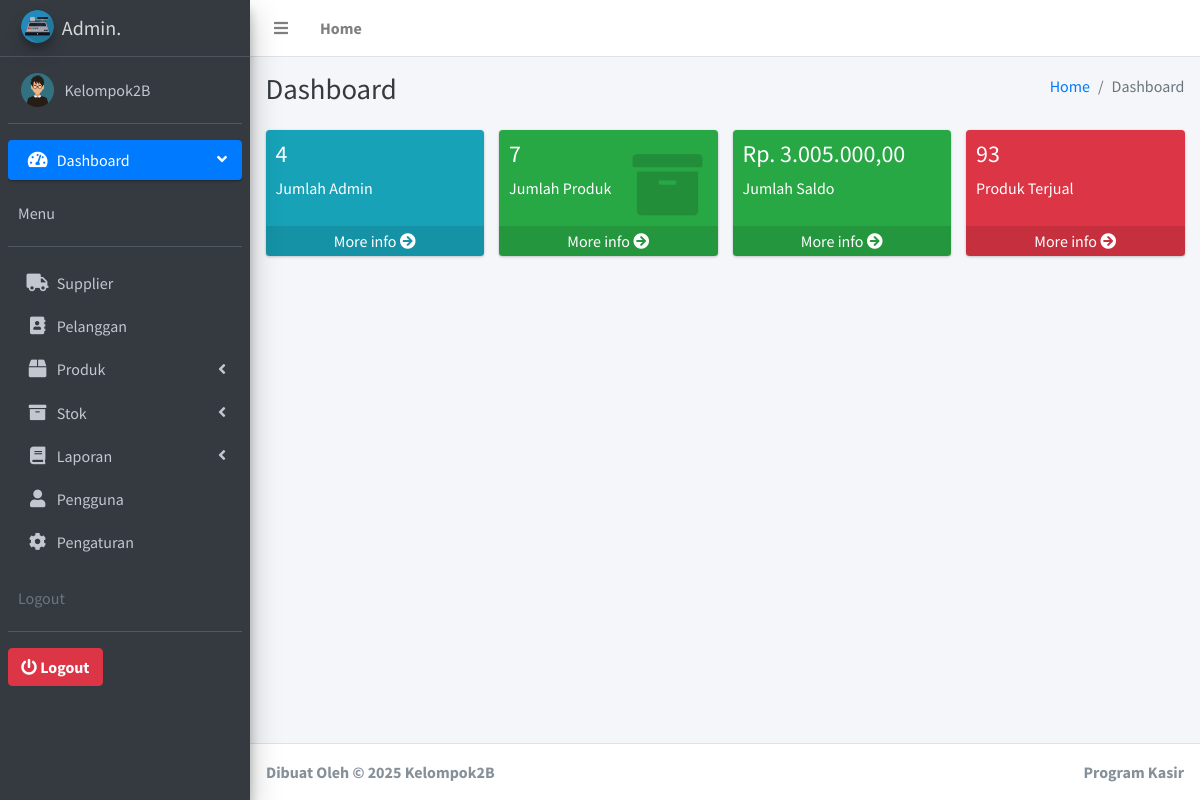
Screenshot of /ProgramKasir/admin/index.php?m=dashboard (signed in) with the database file from the repository.
### tables this page shows
CREATE TABLE `pengguna` (
  `id` int(11) NOT NULL,
  `username` text NOT NULL,
  `password` text NOT NULL,
  `nama` text NOT NULL,
  `level` text NOT NULL,
  `foto` varchar(255) NOT NULL
);

### ProgramKasir/admin/layout/header_home.php (the view, shortened to what this page needs)
<?php
require 'fungsi/fungsi.php';
?>
<?php foreach (summon_admin() as $key) : ?>
  <!DOCTYPE html>
  <html>
  <head>
    <link rel="stylesheet" href="<?= url() ?>plugins/fontawesome-free/css/all.min.css">
    <link rel="stylesheet" href="https://code.ionicframework.com/ionicons/2.0.1/css/ionicons.min.css">
    <link rel="stylesheet" href="<?= url() ?>plugins/tempusdominus-bootstrap-4/css/tempusdominus-bootstrap-4.min.css">
    <link rel="stylesheet" href="<?= url() ?>plugins/icheck-bootstrap/icheck-bootstrap.min.css">
    <link rel="stylesheet" href="<?= url() ?>plugins/jqvmap/jqvmap.min.css">
    <link rel="stylesheet" href="<?= url() ?>dist/css/adminlte.min.css">
    <link rel="stylesheet" href="<?= url() ?>plugins/overlayScrollbars/css/OverlayScrollbars.min.css">
    <link rel="stylesheet" href="<?= url() ?>plugins/daterangepicker/daterangepicker.css">
    <link rel="stylesheet" href="<?= url() ?>plugins/summernote/summernote-bs4.css">
  </head>
  <body class="hold-transition sidebar-mini layout-fixed">
    <div class="wrapper">
      <nav class="main-header navbar navbar-expand navbar-white navbar-light">
        <ul class="navbar-nav">
          <li class="nav-item">
            <a class="nav-link" data-widget="pushmenu" href="#" role="button"><i class="fas fa-bars"></i></a>
          </li>
          <li class="nav-item d-none d-sm-inline-block">
            <a href="index.php" class="nav-link"><b>Home</b></a>
          </li>
        </ul>
      </nav>
      <aside class="main-sidebar sidebar-dark-primary elevation-4">
        <a href="index.php" class="brand-link">
          <img src="<?= url() ?>img/logokasir.png" alt="Admin Logo" class="brand-image img-circle elevation-3" style="opacity: .8">
          <span class="brand-text font-weight-light"><b>Admin.</b></span>
        </a>
        <div class="sidebar">
          <div class="user-panel mt-3 pb-3 mb-3 d-flex">
            <div class="image">
              <?php
              if ($key['foto'] != '') {
                echo '<img src="img/' . $key['foto'] . '" height="150">';
              } else {
                echo '<img src="img/user_logo.png" height="150">';
              }
              ?>
            </div>
            <div class="info">
              <a href="index.php?m=pengguna&s=detail" class="d-block"><?= $key['nama']; ?></a>
            </div>
          </div>
          <nav class="mt-2">
            <ul class="nav nav-pills nav-sidebar flex-column" data-widget="treeview" role="menu" data-accordion="false">
              <li class="nav-item has-treeview menu-open">
                <a href="index.php" class="nav-link active">
                  <i class="nav-icon fas fa-tachometer-alt"></i>
                  <p>
                    Dashboard
                    <i class="right fas fa-angle-left"></i>
                  </p>
                </a>
                <div class="user-panel mt-3 pb-3 mb-3 d-flex">
                  <div class="info">
                    <a href="#" class="d-block">Menu</a>
                  </div>
                </div>
              </li>
              <li class="nav-item">
                <a href="index.php?m=supplier&s=title" class="nav-link">
                  <i class="nav-icon fas fa-truck"></i>
                  <p>Supplier</p>
                </a>
              </li>
              <li class="nav-item">
                <a href="index.php?m=pelanggan&s=title" class="nav-link">
                  <i class="nav-icon fas fa-address-book"></i>
                  <p>Pelanggan</p>
                </a>
              </li>
              <li class="nav-item has-treeview">
                <a href="#" class="nav-link">
                  <i class="nav-icon fas fa-box"></i>
                  <p>
                    Produk
                    <i class="fas fa-angle-left right"></i>
                  </p>
                </a>
              </li>
              <li class="nav-item has-treeview">
                <a href="#" class="nav-link">
                  <i class="nav-icon fa fa-archive"></i>
                  <p>
                    Stok
                    <i class="fas fa-angle-left right"></i>
                  </p>
                </a>
              </li>
              <li class="nav-item has-treeview">
                <a href="#" class="nav-link">
                  <i class="fas fa-book nav-icon"></i>
                  <p>
                    Laporan
                    <i class="fas fa-angle-left right"></i>
                  </p>
                </a>
              </li>
              <li class="nav-item">
                <a href="index.php?m=pengguna&s=title" class="nav-link">
                  <i class="fas fa-user nav-icon"></i>
                  <p>Pengguna</p>
                </a>
              </li>
              <li class="nav-item">
                <a href="index.php?m=pengguna&s=detail" class="nav-link">
                  <i class="fas fa-cog nav-icon"></i>
                  <p>Pengaturan</p>
                </a>
              </li>
              <div class="user-panel mt-3 pb-3 mb-3 d-flex">
                <div class="info">
                  <span class="d-block text-gray">Logout</span>
                </div>
              </div>
              <a href="logout.php"><button class="btn btn-danger"><i class="fa fa-power-off" aria-hidden="true"></i> <b>Logout</b></button></a>
              <br>
            </ul>
          </nav>
        </div>
      </aside>
    <?php
  endforeach;
    ?>

### rows the page displays
pengguna: foto (picture), nama "Kelompok2B"

### other values shown
$key['jadmin'] "4"
$row['jproduk'] "7"
rupiah($row['jtotal']) "Rp. 3.005.000,00"
$row['jbeli'] "93"
